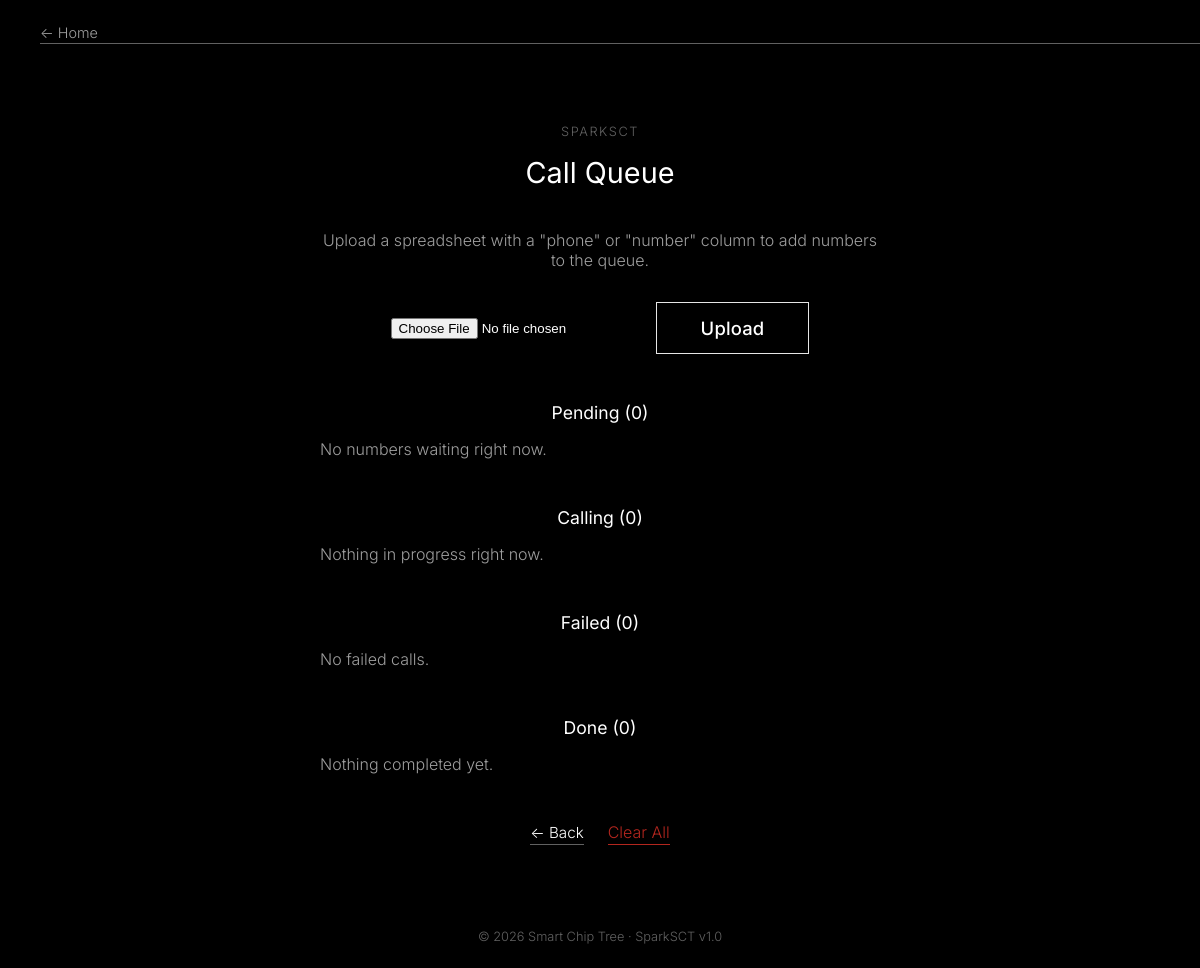
The page /call-queue on the database as committed earlier.
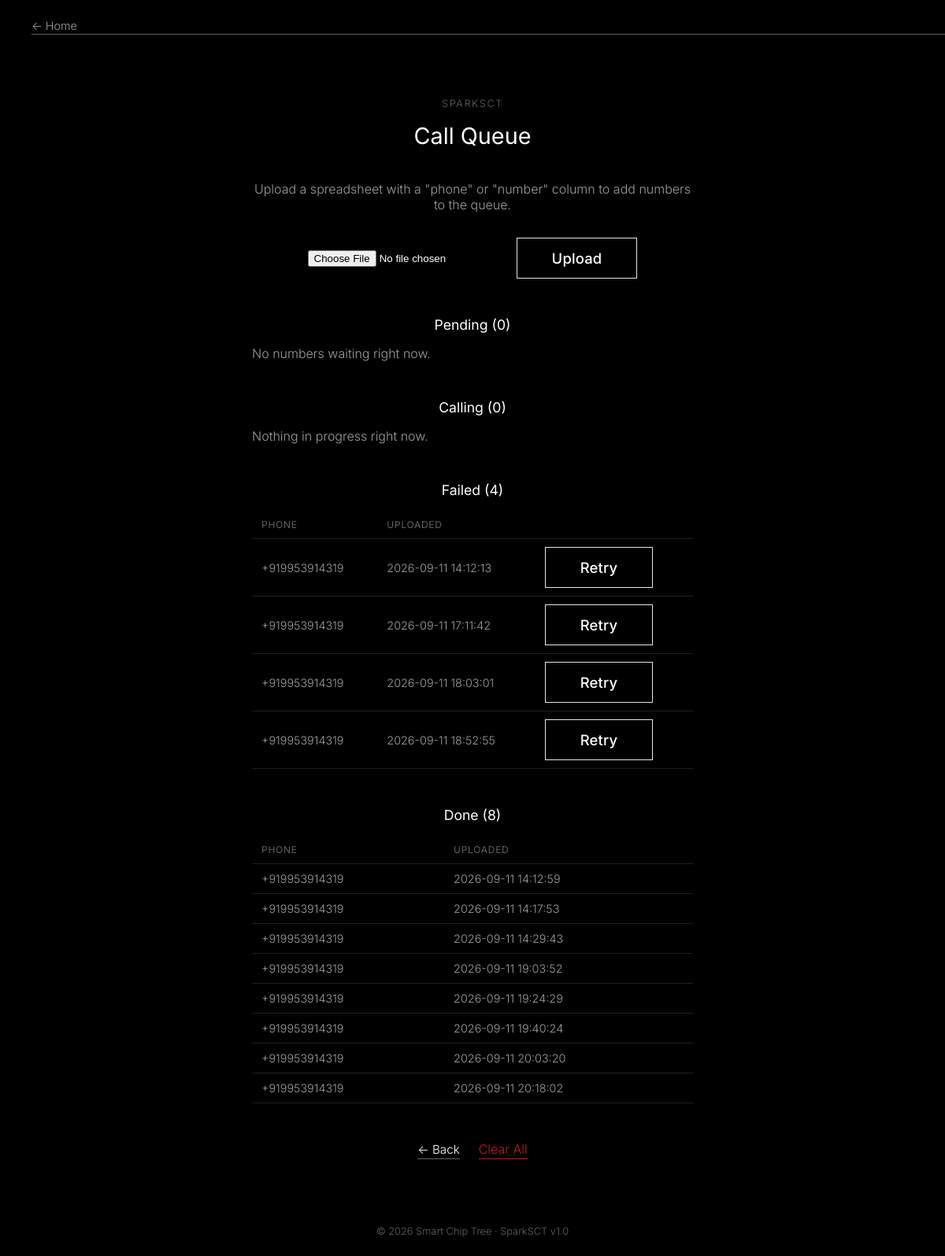
The same page on the database as committed later.
### tables this page shows
CREATE TABLE call_queue (
            id INTEGER PRIMARY KEY AUTOINCREMENT,
            phone TEXT NOT NULL,
            status TEXT DEFAULT 'pending',
            uploaded_at TEXT
        , calling_started_at TEXT);

### app/web/server.py (the view)
@app.route("/call-queue")
def call_queue():
    caught = mark_stale_calls_as_failed()
    if caught:
        flash(f"{caught} call(s) stuck on 'calling' for too long — marked as failed.")
    queue = get_queue()
    pending = [q for q in queue if q["status"] == "pending"]
    calling = [q for q in queue if q["status"] == "calling"]
    failed = [q for q in queue if q["status"] == "failed"]
    done = [q for q in queue if q["status"] == "done"]
    return render_template(
        "call_queue.html", pending=pending, calling=calling, failed=failed, done=done
    )

### app/call_storage.py (called while the page is built)
def mark_stale_calls_as_failed():
    conn = sqlite3.connect(DB_PATH)
    cursor = conn.execute(
        f"""
        UPDATE call_queue SET status = 'failed'
        WHERE status = 'calling'
        AND calling_started_at IS NOT NULL
        AND calling_started_at < datetime('now', '-{STALE_CALL_MINUTES} minutes')
        """
    )
    conn.commit()
    rows_updated = cursor.rowcount
    conn.close()
    return rows_updated

def get_queue():
    conn = sqlite3.connect(DB_PATH)
    conn.row_factory = sqlite3.Row
    rows = conn.execute("SELECT * FROM call_queue ORDER BY id ASC").fetchall()
    conn.close()
    return [dict(row) for row in rows]

### app/web/server.py (called while the page is built)
@app.context_processor
def inject_footer_info():
    import datetime
    return {"spark_version": SPARK_VERSION, "current_year": datetime.date.today().year}

### app/web/templates/call_queue.html (shortened to what this page needs)
{% extends "base.html" %}
{% block content %}
<main class="review">
    <p class="placeholder__eyebrow">SparkSCT</p>
    <h1 class="review__title">Call Queue</h1>
    <p class="placeholder__body">Upload a spreadsheet with a "phone" or "number" column to add numbers to the queue.</p>
    <form method="post" action="{{ url_for('upload_call_queue') }}" enctype="multipart/form-data" class="queue__upload">
        <input type="file" name="file" accept=".xlsx,.xls,.csv" required>
        <button type="submit" class="btn-outline">Upload</button>
    </form>
    <section class="dataset__section">
        <h2 class="dataset__section-title">Pending ({{ pending|length }})</h2>
        {% if pending %}
            <table class="dataset__table">
                <thead><tr><th>Phone</th><th>Uploaded</th><th></th></tr></thead>
                <tbody>
                    {% for entry in pending %}
                        <tr>
                            <td>{{ entry.phone }}</td>
                            <td>{{ entry.uploaded_at }}</td>
                            <td>
                                <form method="post" action="{{ url_for('trigger_call', queue_id=entry.id) }}">
                                    <input type="hidden" name="phone" value="{{ entry.phone }}">
                                    <button type="submit" class="btn-outline">Call</button>
                                </form>
                            </td>
                        </tr>
                    {% endfor %}
                </tbody>
            </table>
        {% else %}
            <p class="placeholder__body">No numbers waiting right now.</p>
        {% endif %}
    </section>
    <section class="dataset__section">
        <h2 class="dataset__section-title">Calling ({{ calling|length }})</h2>
        {% if calling %}
            <table class="dataset__table">
                <thead><tr><th>Phone</th><th>Uploaded</th></tr></thead>
                <tbody>
                    {% for entry in calling %}
                        <tr><td>{{ entry.phone }}</td><td>{{ entry.uploaded_at }}</td></tr>
                    {% endfor %}
                </tbody>
            </table>
        {% else %}
            <p class="placeholder__body">Nothing in progress right now.</p>
        {% endif %}
    </section>
    <section class="dataset__section">
        <h2 class="dataset__section-title">Failed ({{ failed|length }})</h2>
        {% if failed %}
            <table class="dataset__table">
                <thead><tr><th>Phone</th><th>Uploaded</th><th></th></tr></thead>
                <tbody>
                    {% for entry in failed %}
                        <tr>
                            <td>{{ entry.phone }}</td>
                            <td>{{ entry.uploaded_at }}</td>
                            <td>
                                <form method="post" action="{{ url_for('retry_call', queue_id=entry.id) }}">
                                    <button type="submit" class="btn-outline">Retry</button>
                                </form>
                            </td>
                        </tr>
                    {% endfor %}
                </tbody>
            </table>
        {% else %}
            <p class="placeholder__body">No failed calls.</p>
        {% endif %}
    </section>
    <section class="dataset__section">
        <h2 class="dataset__section-title">Done ({{ done|length }})</h2>
        {% if done %}
            <table class="dataset__table">
                <thead><tr><th>Phone</th><th>Uploaded</th></tr></thead>
                <tbody>
                    {% for entry in done %}
                        <tr><td>{{ entry.phone }}</td><td>{{ entry.uploaded_at }}</td></tr>
                    {% endfor %}
                </tbody>
            </table>
        {% else %}
            <p class="placeholder__body">Nothing completed yet.</p>
        {% endif %}
    </section>
    <div class="review__footer">
        <a href="{{ url_for('index') }}" class="placeholder__back">&larr; Back</a>
        <form method="post" action="{{ url_for('clear_all_queue') }}"
              onsubmit="return confirm('This removes every number in Call Queue — pending, calling, failed, and done. This can\'t be undone. Continue?');"
              class="review__footer-form">
            <button type="submit" class="btn-link btn-link--stop">Clear All</button>
        </form>
    </div>
</main>
{% endblock %}

### app/web/templates/base.html (shortened to what this page needs)
<!DOCTYPE html>
<html lang="en">
<head>
    <link rel="stylesheet" href="{{ url_for('static', filename='style.css') }}">
</head>
<body>
    {% if request.endpoint != 'index' %}
        <a href="{{ url_for('index') }}" class="home-link">&larr; Home</a>
    {% endif %}
    {% block content %}{% endblock %}
    <footer class="app-footer">
        <p>&copy; {{ current_year }} Smart Chip Tree &middot; SparkSCT v1.0</p>
    </footer>
</body>
</html>

### app/web/static/style.css (style rules this page uses)
:root { --bg: #000000; --fg: #ffffff; --fg-muted: rgba(255, 255, 255, 0.62); --fg-faint: rgba(255, 255, 255, 0.38); --border: rgba(255, 255, 255, 0.9); --flash-bg: rgba(255, 255, 255, 0.08); }
* { box-sizing: border-box; }
body { margin: 0; background: var(--bg); color: var(--fg); font-family: "Inter", -apple-system, BlinkMacSystemFont, "Segoe UI", sans-serif; font-weight: 300; min-height: 100vh; display: flex; flex-direction: column; }
.btn-outline { font-family: inherit; background: transparent; color: var(--fg); border: 1.5px solid var(--border); padding: 14px 44px; font-size: 1.15rem; font-weight: 500; letter-spacing: 0.01em; cursor: pointer; transition: background 0.15s ease, color 0.15s ease; }
.btn-link { background: none; border: none; padding: 0; font: inherit; color: inherit; text-decoration: underline; cursor: pointer; }
.btn-link--stop { color: #b3261e; }
.btn-link.btn-link--stop { text-decoration: none; border-bottom: 1px solid currentColor; padding-bottom: 2px; }
.review__footer-form { display: inline; }
.review__footer { display: flex; align-items: center; justify-content: center; gap: 1.5rem; }
.queue__upload { display: flex; justify-content: center; align-items: center; gap: 12px; margin: 24px 0 48px; }
.dataset__section { margin-bottom: 48px; text-align: left; }
.dataset__table { width: 100%; border-collapse: collapse; }
.dataset__table th, .dataset__table td { text-align: left; padding: 10px 12px; border-bottom: 1px solid rgba(255, 255, 255, 0.12); font-size: 0.9rem; font-weight: 300; }
.dataset__table th { color: var(--fg-faint); font-weight: 400; text-transform: uppercase; font-size: 0.75rem; letter-spacing: 0.06em; }
.dataset__table td { color: var(--fg-muted); }
.dataset__section-title { font-size: 1.1rem; font-weight: 400; margin: 0 0 16px; display: flex; align-items: center; justify-content: center; gap: 12px; }
.review { max-width: 640px; margin: 0 auto; padding: 80px 40px 60px; text-align: center; }
.review__title { font-size: 1.8rem; font-weight: 400; margin: 0 0 40px; }
.placeholder__eyebrow { font-size: 0.8rem; letter-spacing: 0.12em; text-transform: uppercase; color: var(--fg-faint); margin: 0 0 16px; }
.placeholder__body { color: var(--fg-muted); font-weight: 300; margin: 0 0 32px; }
.placeholder__back { color: var(--fg); text-decoration: none; font-size: 0.95rem; border-bottom: 1px solid var(--fg-faint); padding-bottom: 2px; }
.home-link { display: inline-block; margin: 24px 0 0 40px; color: var(--fg-muted); text-decoration: none; font-size: 0.9rem; border-bottom: 1px solid var(--fg-faint); padding-bottom: 2px; }
.app-footer { text-align: center; padding: 24px 20px; margin-top: auto; }
.app-footer p { margin: 0; color: var(--fg-faint); font-size: 0.8rem; font-weight: 300; }

Rows that differ between the two databases and show on the page:
added call_queue: phone "+919953914319", uploaded_at "2026-09-11 14:12:13", shown under "Failed (4)"
added call_queue: phone "+919953914319", uploaded_at "2026-09-11 17:11:42", shown under "Failed (4)"
added call_queue: phone "+919953914319", uploaded_at "2026-09-11 18:03:01", shown under "Failed (4)"
added call_queue: phone "+919953914319", uploaded_at "2026-09-11 18:52:55", shown under "Failed (4)"
added call_queue: phone "+919953914319", uploaded_at "2026-09-11 14:12:59", shown under "Done (8)"
added call_queue: phone "+919953914319", uploaded_at "2026-09-11 14:17:53", shown under "Done (8)"
added call_queue: phone "+919953914319", uploaded_at "2026-09-11 14:29:43", shown under "Done (8)"
added call_queue: phone "+919953914319", uploaded_at "2026-09-11 19:03:52", shown under "Done (8)"
added call_queue: phone "+919953914319", uploaded_at "2026-09-11 19:24:29", shown under "Done (8)"
added call_queue: phone "+919953914319", uploaded_at "2026-09-11 19:40:24", shown under "Done (8)"
added call_queue: phone "+919953914319", uploaded_at "2026-09-11 20:03:20", shown under "Done (8)"
added call_queue: phone "+919953914319", uploaded_at "2026-09-11 20:18:02", shown under "Done (8)"
Other text that changed with them:
{{ failed|length }}: "0" → "4"
{{ done|length }}: "0" → "8"
text no longer shown: "No failed calls. Nothing completed yet."
text now shown: "PHONE UPLOADED PHONE UPLOADED"
